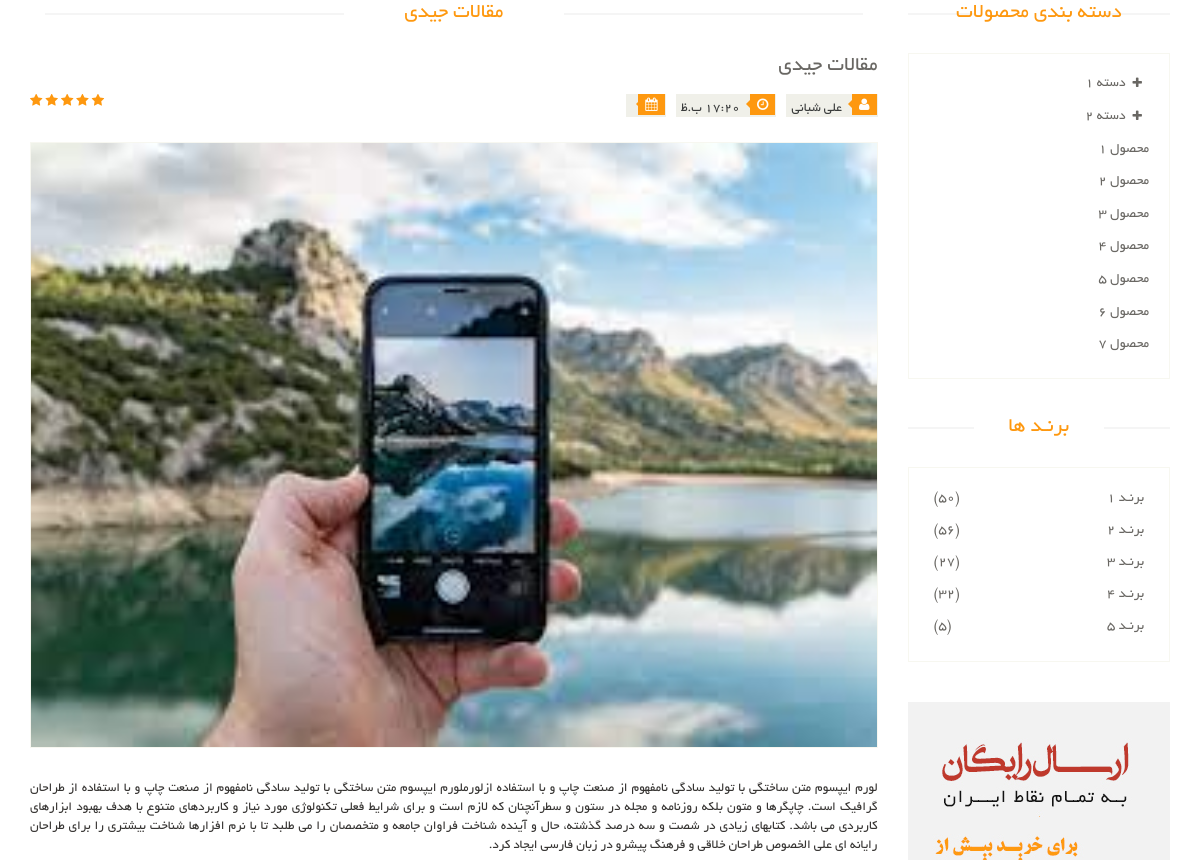
The app's page /articles/1/ (upper part), older data.
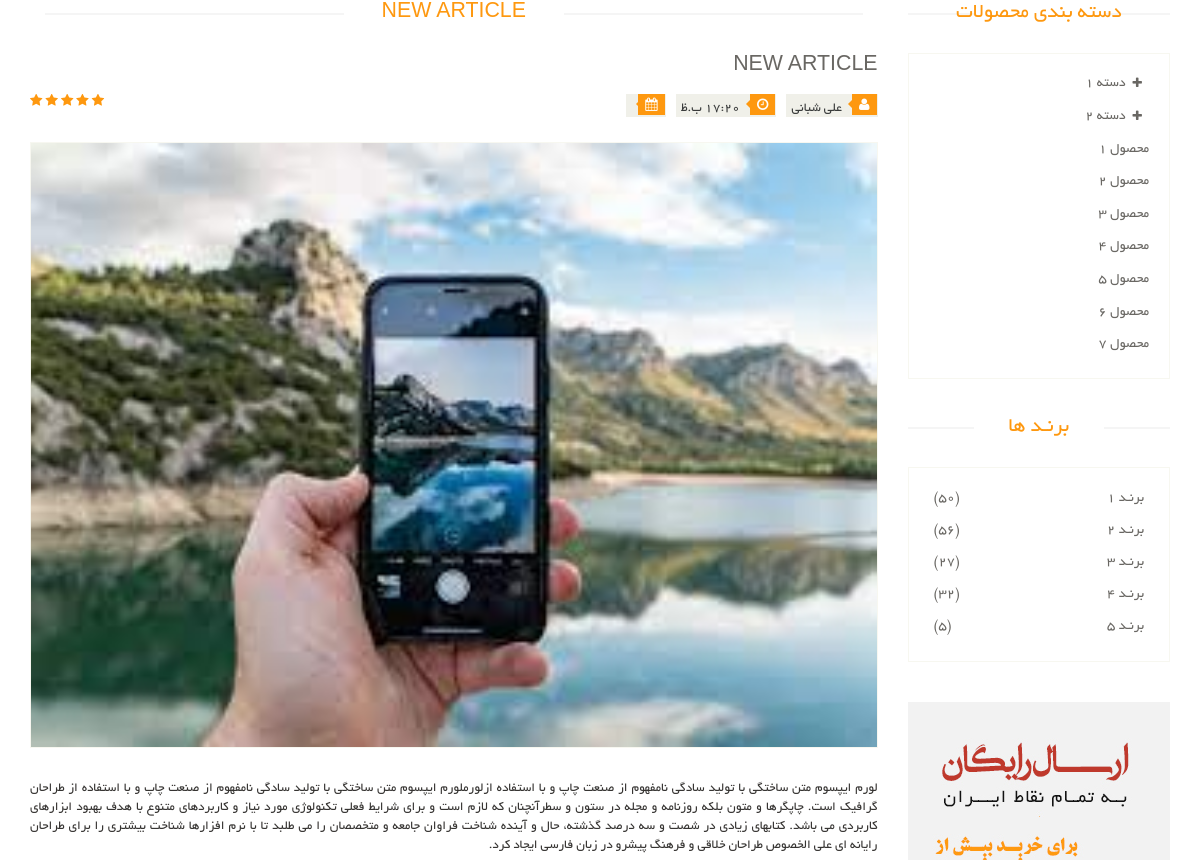
The same page, newer data.
### article_module/models.py (models this page shows, shortened)
class Article(models.Model):
    title = models.CharField(max_length=300, verbose_name='عنوان مقاله')
    slug = models.SlugField(max_length=400, db_index=True, allow_unicode=True, verbose_name='عنوان در url')
    image = models.ImageField(upload_to='images/articles', verbose_name='تصویر مقاله')
    short_description = models.TextField(verbose_name='توضیحات کوتاه')
    text = models.TextField(verbose_name='متن مقاله')
    is_active = models.BooleanField(default=True, verbose_name='فعال / غیرفعال')
    author = models.ForeignKey(User, on_delete=models.CASCADE, null=True, editable=True, verbose_name='نویسنده')
    selected_categories = models.ManyToManyField(ArticleCategory, verbose_name='دسته بندی ها')
    created_date = models.DateTimeField(auto_now_add=True, editable=False, verbose_name='تاریخ ثبت')
    class Meta:
        verbose_name = 'مقاله'
        verbose_name_plural = 'مقالات'

### account_module/models.py (models this page shows)
class User(AbstractUser):
    avatar = models.ImageField(upload_to='images/Profile', verbose_name='تصویر آواتار', null=True, blank=True)
    email_active_code = models.CharField(max_length=100, verbose_name="کد فعال سازی ایمیل")
    about_user = models.TextField(null=True, blank=True, verbose_name='درباره کاربر')
    address = models.TextField(null=True, blank=True, verbose_name='آدرس')
    def __str__(self):
       if self.first_name is not  '' and self.last_name is not  '':
           return self.get_full_name()
       return self.email

### article_module/views.py (the view)
# urls.py: path('<pk>/', views.ArticleDetailView.as_view(), name='article_detail'),
class ArticleDetailView(DetailView):
    model = Article
    template_name = 'article_module/article_detail.html'
    def get_queryset(self):
        query = super(ArticleDetailView, self).get_queryset()
        query = query.filter(is_active=True)
        return query
    def get_context_data(self, **kwargs):
        context = super(ArticleDetailView, self).get_context_data()
        article: Article = kwargs.get('object')
        context['comments'] = ArticleComment.objects.filter(article_id=article.id, parent=None).order_by('-create_date').prefetch_related('articlecomment_set')
        context['comments_count'] = ArticleComment.objects.filter(article_id=article.id).count()
        return context

### polls/templatetags/poll_extras.py (called while the page is built)
@register.filter(name='show_jalali_date')
def show_jalali_date(value):
    return date2jalali(value)

### article_module/templates/article_module/article_detail.html (shortened to what the changed rows need)
{% extends 'shared/_layout.html' %}
{% load poll_extras %}
{% load thumbnail %}
{% block content %}
    <section>
		<div class="container">
			<div class="row">
				<div class="col-sm-9">
					<div class="blog-post-area">
						<h2 class="title text-center">{{ article.title }}</h2>
						<div class="single-blog-post">
							<h3>{{ article.title }}</h3>
							<div class="post-meta">
								<ul>
									<li><i class="fa fa-user"></i> {{ article.author }}</li>
									<li><i class="fa fa-clock-o"></i> 17:20 ب.ظ</li>
                                        <li><i class="fa fa-calendar"></i> {{article.created_date | show_jalali_date }} </li>
								</ul>
								<span>
								</span>
							</div>
                                 <a href="">
                                    {% thumbnail article.image "862x398" quality=95 crop='center' as im %}
                                        <img src="{{ im.url }}">
                                    {% endthumbnail %}
							</a>
							<p>لورم ایپسوم متن ساختگی با تولید سادگی نامفهوم از صنعت چاپ و با استفاده ازلورملورم ایپسوم متن ساختگی با تولید سادگی نامفهوم از صنعت چاپ و با استفاده از طراحان گرافیک است. چاپگرها و متون بلکه روزنامه و مجله در ستون و سطرآنچنان که لازم است و برای شرایط فعلی تکنولوژی مورد نیاز و کاربردهای متنوع با هدف بهبود ابزارهای کاربردی می باشد. کتابهای زیادی در شصت و سه درصد گذشته، حال و آینده شناخت فراوان جامعه و متخصصان را می طلبد تا با نرم افزارها شناخت بیشتری را برای طراحان رایانه ای علی الخصوص طراحان خلاقی و فرهنگ پیشرو در زبان فارسی ایجاد کرد.</p>
						</div>
					</div>
				</div>
				<div class="col-sm-3">
					<div class="left-sidebar">
						<h2>دسته بندی محصولات</h2>
						<div class="brands_products">
							<h2>برنـد ها</h2>
						</div>
					</div>
				</div>
			</div>
		</div>
	</section>
{% endblock %}

Row changes from the older to the newer data that the page shows:
changed Article "علی شبانی": title "مقالات جیدی" → "NEW ARTICLE"
